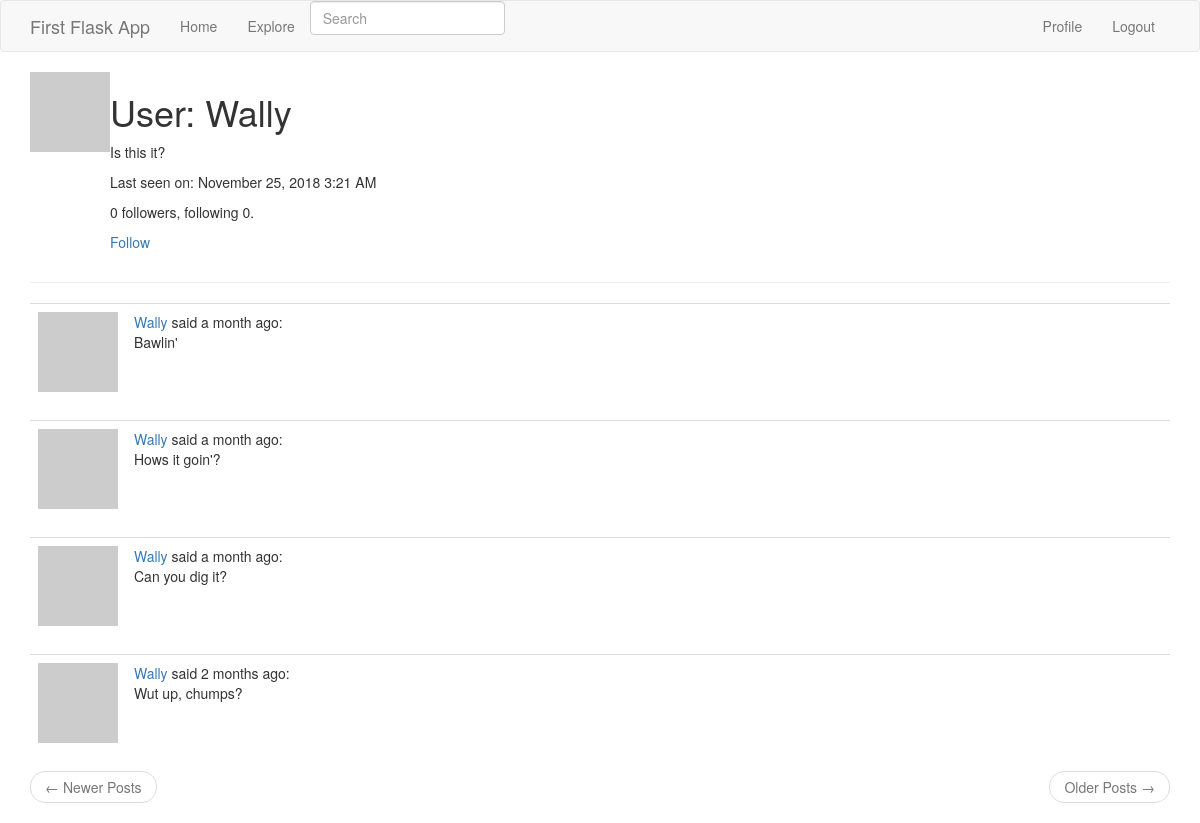
/user/Wally (signed in), run on an earlier commit of the app's database.
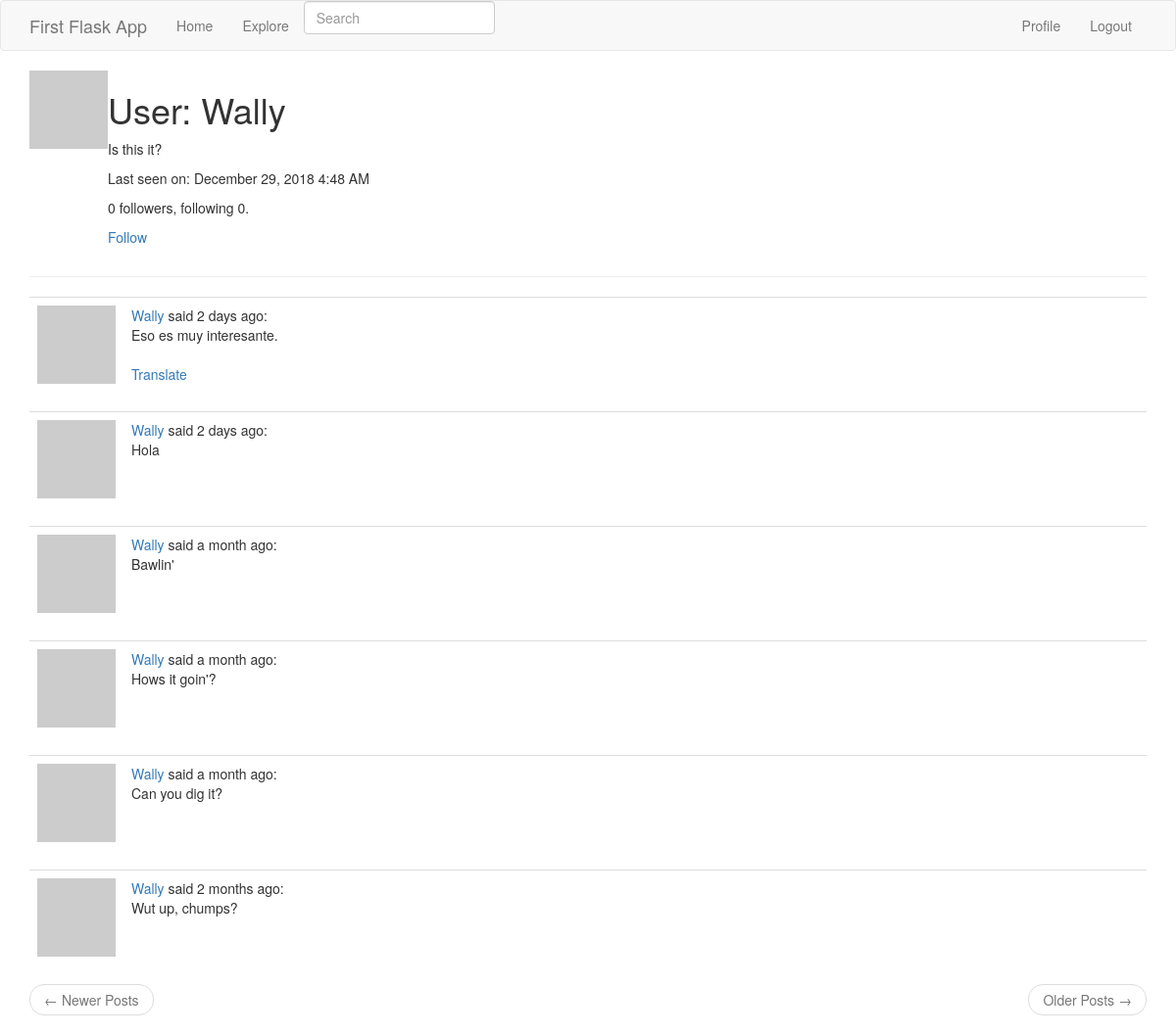
And on a later commit of the database.
### app/models.py (models this page shows, shortened)
class User(UserMixin, db.Model):
    id = db.Column(db.Integer, primary_key=True)
    username = db.Column(db.String(64), index=True, unique=True)
    email = db.Column(db.String(120), index=True, unique=True)
    password_hash = db.Column(db.String(128))
    about_me = db.Column(db.String(140))
    last_seen = db.Column(db.DateTime, default=datetime.utcnow)
    posts = db.relationship('Post', backref='author', lazy='dynamic')
    followed = db.relationship(
        'User',
        secondary=followers,
        primaryjoin = (followers.c.follower_id == id),
        secondaryjoin = (followers.c.followed_id == id),
        backref = db.backref('followers', lazy = 'dynamic'),
        lazy = 'dynamic'
    )
    def avatar(self, size):
        digest = md5(self.email.lower().encode('utf-8')).hexdigest()
        return 'https://www.gravatar.com/avatar/{}?d=identicon&s={}'\
            .format(digest, size)
    def is_following(self, user):
        return self.followed.filter(
            followers.c.followed_id == user.id
        ).count() > 0

class SearchableMixin(object):
    @classmethod
    def before_commit(cls, session):
        session._changes = {
            'add': list(session.new),
            'update': list(session.dirty),
            'delete': list(session.deleted)
        }
    @classmethod
    def after_commit(cls, session):
        for obj in session._changes['add']:
            if isinstance(obj, SearchableMixin):
                add_to_index(obj.__tablename__, obj)
        for obj in session._changes['update']:
            if isinstance(obj, SearchableMixin):
                add_to_index(obj.__tablename__, obj)
        for obj in session._changes['delete']:
            if isinstance(obj, SearchableMixin):
                remove_from_index(obj.__tablename__, obj)
        session._changes = None

class Post(SearchableMixin, db.Model):
    __searchable__ = ['body']
    id = db.Column(db.Integer, primary_key=True)
    body = db.Column(db.String(140))
    timestamp = db.Column(db.DateTime, index=True, default=datetime.utcnow)
    user_id = db.Column(db.Integer, db.ForeignKey('user.id'))
    language = db.Column(db.String(5))

### app/main/routes.py (the view)
@bp.route('/user/<username>')
@login_required
def user(username):
    user = User.query.filter_by(username=username).first_or_404()
    page = request.args.get('page', 1, type=int)
    posts = user.posts.order_by(Post.timestamp.desc()).paginate(
        page,
        current_app.config['POSTS_PER_PAGE'],
        False
    )
    prev_url = url_for('main.user', username=username, page=posts.prev_num)\
    if posts.has_prev else None
    next_url = url_for('main.user', username=username, page=posts.next_num)\
    if posts.has_next else None
    return render_template(
        'user.html',
        user=user,
        posts=posts.items,
        prev_url=prev_url,
        next_url=next_url
    )

### app/main/forms.py
class SearchForm(FlaskForm):
    q = StringField(_l('Search'), validators=[DataRequired()])
    def __init__(self, *args, **kwargs):
        if 'formdata' not in kwargs:
            kwargs['formdata'] = request.args
        if 'csrf_enabled' not in kwargs:
            kwargs['csrf_enabled'] = False
        super(SearchForm, self).__init__(*args, **kwargs)

### app/main/routes.py (called while the page is built)
@bp.before_request
def before_request():
    if current_user.is_authenticated:
        current_user.last_seen = datetime.utcnow()
        db.session.commit()
        g.search_form = SearchForm()
    g.locale = str(get_locale())

### app/models.py (called while the page is built)
@login.user_loader
def load_user(id):
    return User.query.get(int(id))

### app/templates/user.html
{% extends "base.html" %}
{% block app_content %}
    <table>
        <tr valign="top">
            <td><img src="{{ user.avatar(128) }}"></td>
            <td>
                <h1>{{ _('User: %(username)s', username=user.username) }}</h1>
                {% if user.about_me %}<p>{{ user.about_me }}</p>{% endif %}
                {% if user.last_seen %}<p>{{ _('Last seen on: %(date)s', date=moment(user.last_seen).format('LLL')) }}</p>{% endif %}
                <p>{{ _('%(followers)s followers, following %(followed)s.', followers=user.followers.count(), followed=user.followed.count()) }}</p>
                {% if user == current_user %}
                <p><a href="{{ url_for('main.edit_profile') }}">{{ _('Edit your profile') }}</a></p>
                {% elif not current_user.is_following(user) %}
                <p><a href="{{ url_for('main.follow', username=user.username) }}">{{ _('Follow') }}</a></p>
                {% else %}
                <p><a href="{{ url_for('main.unfollow', username=user.username) }}">{{ _('Unfollow') }}</a></p>
                {% endif %}
            </td>
        </tr>
    </table>
    <hr>
    {% for post in posts %}
        {% include "_post.html" %}
    {% endfor %}
    <nav aria-label="...">
        <ul class="pager">
            <li class="previous {% if not prev_url %}disabled{% endif %}">
                <a href="{{ prev_url or '#' }}">
                    <span>&larr;</span>
                    {{ _('Newer Posts') }}
                </a>
            </li>
            <li class="next {% if not next_url %}disabled{% endif %}">
                <a href="{{ next_url or '#' }}">
                    {{ _('Older Posts') }}
                    <span>&rarr;</span>
                </a>
            </li>
        </ul>
    </nav>
{% endblock %}

### app/templates/_post.html (shortened to what this page needs)
<table class="table table-hover">
    <tr>
        <td width="70px">
            <a href="{{ url_for('main.user', username=post.author.username) }}">
                <img src="{{ post.author.avatar(70) }}">
            </a>
        </td>
        <td>
            {{ _('%(username)s said %(when)s', username=user_link, when=moment(post.timestamp).fromNow()) }}:<br>
            <span id="post{{ post.id }}">{{ post.body }}</span>
{% if post.language and post.language != g.locale %}
            <br><br>
            <span id="translation{{ post.id }}">
                <a href="
                    javascript:translate('#post{{ post.id }}', '#translation{{ post.id }}', '{{ post.language }}', '{{ g.locale }}');
                ">{{ _('Translate') }}</a>
            </span>
{% endif %}
        </td>
    </tr>
</table>

What changed in the data, as far as the page shows it:
changed User "User: Wally": last_seen "Last seen on: November 25, 2018 3:21 AM" → "Last seen on: December 29, 2018 4:48 AM"
added Post: body "Eso es muy interesante."
added Post: body "Hola"
